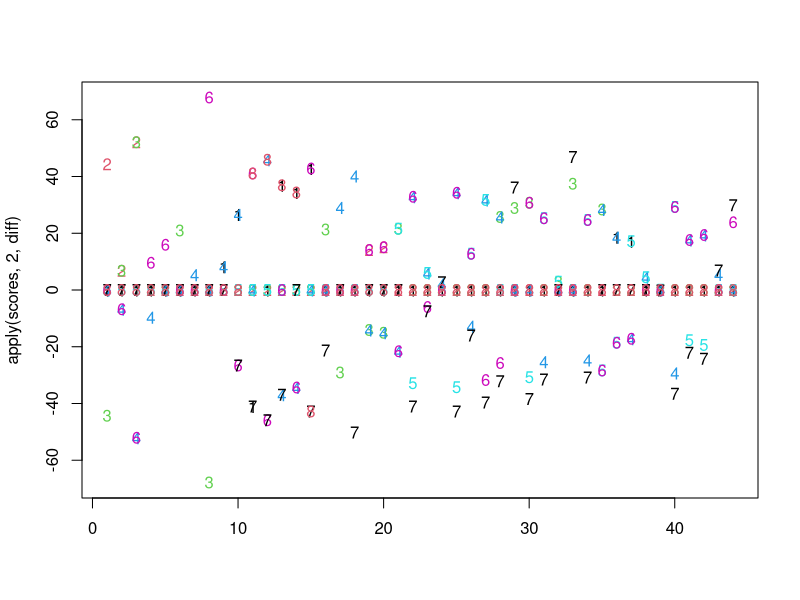
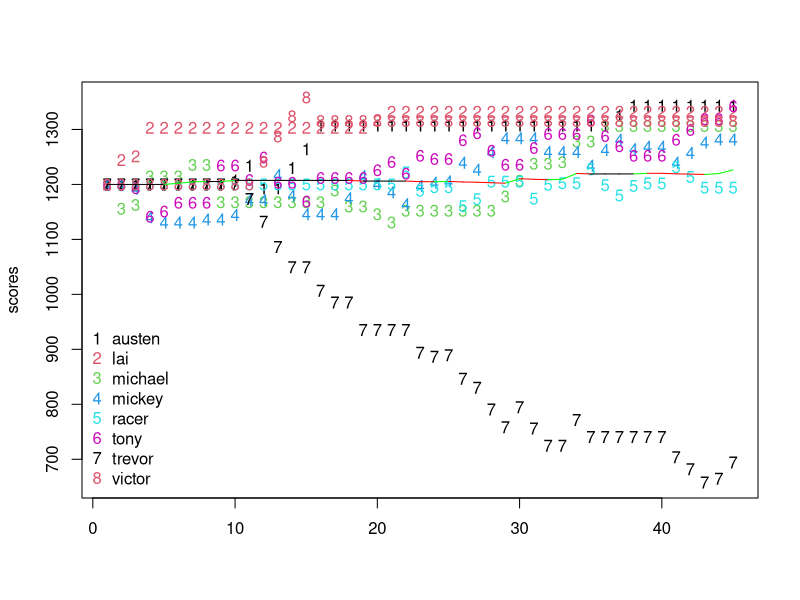

Here is the R script that generated these plots, in order:
dat = read.table("./basketball_scores.txt", sep = ",", header = FALSE)
n = NROW(dat)


# Need to standardize game length (7 (6) or 14 (12) minutes only)
# Or just use the observed score as Score / Time (still need time)
# Or consider something like percent of points won by: 10 to 11 is different than 100 to 101

# Starting rating for all players
starting_rating = 1200

# minimum score
min_score = 600

# like it sounds (involved in calculation of observed and expected scores)
logistic_scale = 5

# For every point_diff rating points that team A is higher
# than team B, team A must score 1 more point to increase
# their rating (involved in calculation of expected score only)
point_diff = 40

# K-factor groups
K.group = c(600, 1000, 1400, 1800, 2200, 2600, Inf)
K.val = c(120, 96, 72, 48, 24)*2
K.game = c(50, 1/2) # After K.game[1] games played, reduce K.factor by K.game[2]

# K.val represents the largest possible change, within a certain
# tier, between two evenly matched opponents
# The smallest change (a 1-point victory) is roughly K.val/20
# These are assuming the first K.game[1] games have already been played

# Function for changing K.fac multiplayer in a team
team_func = function(n) 1/sqrt(n)




team.A = strsplit(as.character(dat[,1]), " ")
team.B = strsplit(as.character(dat[,2]), " ")

A.score = as.numeric(sapply(team.A, function(x) tail(x, 1)))
B.score = as.numeric(sapply(team.B, function(x) tail(x, 1)))

team.A = lapply(team.A, function(x) x[-length(x)])
team.B = lapply(team.B, function(x) x[-length(x)])


# Get players
players = unique(c(unlist(lapply(strsplit(as.character(dat[,1]), " "), function(x) x[-length(x)])),
    unlist(lapply(strsplit(as.character(dat[,2]), " "), function(x) x[-length(x)]))))
players = sort(players)



scores = matrix(0, n + 1, length(players))
ngames = matrix(0, n + 1, length(players))
nwin = matrix(0, n + 1, length(players))
nloss = matrix(0, n + 1, length(players))
scores[1,] = rep(starting_rating, length(players))
# scores[1,] = ending
colnames(scores) = players

for (i in 1:n){
    # Carry over the scores
    scores[i+1, ] = scores[i, ]
    scores[i+1, ] = scores[i, ]

    # Carry over number of games
    ngames[i+1, ] = ngames[i, ]
    nwin[i+1, ] = nwin[i, ]
    nloss[i+1, ] = nloss[i, ]

    # Get index for winners and losers
    A.ind = which(players %in% team.A[[i]])
    B.ind = which(players %in% team.B[[i]])

    # Use sum of player scores to determine team score
    R_A = mean(scores[i, A.ind])
    R_B = mean(scores[i, B.ind])

    # Expected score for the winners
    E_A = 1 / (1 + exp((R_B - R_A) / (logistic_scale*point_diff)))

    # Expected score for the losers
    E_B = 1 - E_A
    
    # K-factor (adjusted by number of players on the team)
    K.fac = double(length(players))
    K.fac[c(A.ind, B.ind)] = 48
    for (j in A.ind){
        for (k in 1:length(K.val))
            if (scores[i, j] >= K.group[k] & scores[i, j] < K.group[k+1])
                K.fac[j] = K.val[k]
        }
    for (j in B.ind){
        for (k in 1:length(K.val))
            if (scores[i, j] >= K.group[k] & scores[i, j] < K.group[k+1])
                K.fac[j] = K.val[k]
        }

    # Reduce K-factor by size of the team
    K.fac[A.ind] = K.fac[A.ind] * team_func(length(A.ind))
    K.fac[B.ind] = K.fac[B.ind] * team_func(length(B.ind))

    # Divide a player's K-factor by 2 when that player has played more than 20 games
    K.fac[A.ind] = K.fac[A.ind] * ifelse(ngames[i, A.ind] > K.game[1], K.game[2], 1)
    K.fac[B.ind] = K.fac[B.ind] * ifelse(ngames[i, B.ind] > K.game[1], K.game[2], 1)

    # Calculate observed as using the score difference (max 10 point diff)
#   S_A = (min(win.score[i] - loss.score[i], 10) + 10) / 20
#   S_B = 1 - S_A
    S_A = 1 / (1 + exp((B.score[i] - A.score[i]) / logistic_scale))
    S_B = 1 - S_A

    # Adjust player scores
    # Team A won or tied (A.score >= B.score), but not by enough (S_A <= E_A),
    # but still don't decrease the score
    if ( (A.score[i] >= B.score[i]) && (S_A <= E_A) )
        K.fac[A.ind] = 0
    # Same for B
    if ( (B.score[i] >= A.score[i]) && (S_B <= E_B) )
        K.fac[B.ind] = 0

    scores[i+1, A.ind] = scores[i, A.ind] + K.fac[A.ind]*(S_A - E_A)
    scores[i+1, B.ind] = scores[i, B.ind] + K.fac[B.ind]*(S_B - E_B)

    # No player's score can drop below 600
    scores[i+1, scores[i+1,] < min_score] = min_score

    ngames[i+1, A.ind] = ngames[i, A.ind] + 1
    ngames[i+1, B.ind] = ngames[i, B.ind] + 1

    if (A.score[i] > B.score[i]){
        nwin[i+1, A.ind] = nwin[i, A.ind] + 1
        nloss[i+1, B.ind] = nloss[i, B.ind] + 1
        }
    if (B.score[i] > A.score[i]){
        nwin[i+1, B.ind] = nwin[i, B.ind] + 1
        nloss[i+1, A.ind] = nloss[i, A.ind] + 1
        }

    }

# around = c("austen", "lai", "mickey", "racer", "tony", "trevor")
# ending = tail(scores, 1)
# ind = which(colnames(scores) %in% around)
# ind = 1:8
# scores = scores[,ind]
# ngames = ngames[,ind]
# nwin = nwin[,ind]
# nloss = nloss[,ind]

# Official scores
round(scores)

tail(round(scores), 10)
tail(scores, 8)

final_score = round(tail(scores, 1))
final_ngames = tail(ngames, 1)
final_nwin = tail(nwin, 1)
final_nloss = tail(nloss, 1)


card = rbind(final_score, final_ngames,
    final_nwin, final_nloss)

rownames(card) = c("ELO", "GP", "W", "L")
card = data.frame(card)

# The average score across all players over time (would like to see this increase)
apply(scores, 1, mean)

# Change in player scores over time
apply(scores, 2, diff)

# Player scores over time
matplot(apply(scores, 2, diff))

mm = apply(scores, 1, mean)
dd = diff(apply(scores, 1, mean))
cc = rep("black", n)
cc[which(dd > 0)] = "green"
cc[which(dd < 0)] = "red"

matplot(scores)
#lines(apply(scores, 1, mean))  # Average of all players over time
segments(x0 = 1:n, x1 = 2:(n+1), y0 = mm[-(n+1)], y1 = mm[-1], col = cc)
legend("bottomleft", legend = colnames(scores),
    pch = as.character(1:ncol(scores)), bty = 'n', col = (1:ncol(scores)-1) %% 6 + 1)

# Pick a random team based on scores
random.team = function(players, card, lowest = FALSE){
    n = length(players)
    k = choose(n, n/2) / 2    # Number of possible teams

    require(gtools)
    teamA = head(combinations(n, n/2), k)
    teamB = tail(combinations(n, n/2), k)[k:1,]
    rownames(teamB) = NULL

    if (any(apply(cbind(teamA, teamB), 1, function(x) length(unique(x))) != n))
        stop("problem with getting team combinations")

    scA = apply(teamA, 1, function(y) mean(unlist(card[players[y]][1,])))
    scB = apply(teamB, 1, function(y) mean(unlist(card[players[y]][1,])))
    
    dd = abs(scA - scB)
    pp = 1 - (dd - min(dd)) / diff(range(dd)) + 0.5
    pp = pp / sum(pp)

    pick = ifelse(lowest, which.max(pp), sample(k, 1, prob = pp))

    return (list("teamA"=players[teamA[pick,]], "ratingA" = round(scA[pick]),
        "teamB"=players[teamB[pick,]], "ratingB" = round(scB[pick]),
        "diff" = round(abs(scA[pick] - scB[pick]))))
    }

team = c("mickey", "tony", "racer", "trevor")
random.team(team, card, TRUE)
